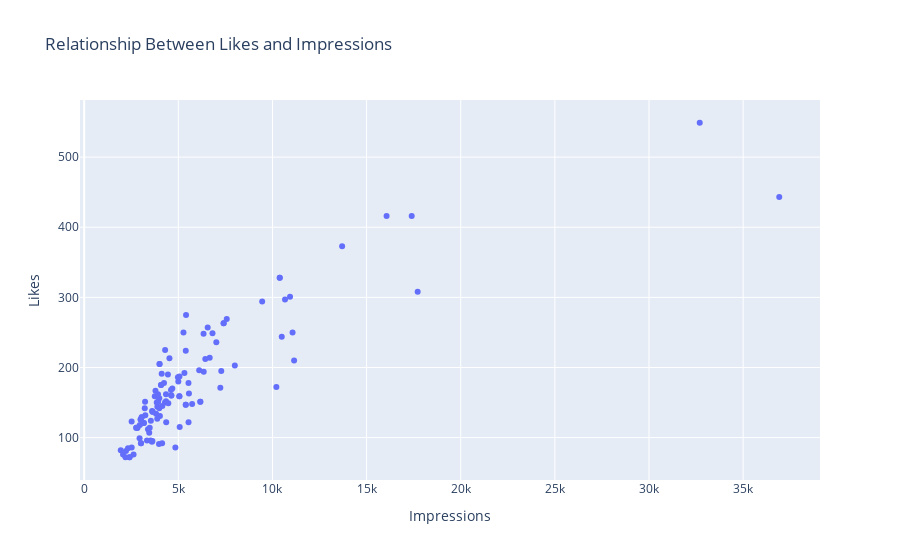

Notebook code for this chart:
### Code cell
px.scatter(x='Impressions' , y='Likes' , data_frame=df  ,title='Relationship Between Likes and Impressions')

### Figure 1 — Plotly figure (JSON) as saved in the notebook; plotly's stock layout.template omitted (floating-point values rounded to 4 significant figures)
{"data": [{"hovertemplate": "Impressions=%{x}<br>Likes=%{y}<extra></extra>", "legendgroup": "", "marker": {"color": "#636efa", "symbol": "circle"}, "mode": "markers", "name": "", "orientation": "v", "showlegend": false, "type": "scatter", "x": [3920, 5394, 4021, 4528, 2518, 3884, 2621, 3541, 3749, 4115, 2218, 3234, 4344, 3216, 9453, 5055, 4002, 3169, 6168, 2407, 2064, 3973, 7281, 3052, 4628, 4082, 5394, 2766, 3924, 3015, 6666, 3854, 4355, 4343, 6108, 2523, 2327, 3990, 2191, 1941, 16062, 4998, 4289, 3880, 3786, 4298, 3630, 2826, 7407, 10386, 2998, 7018, 2941, 6432, 10667, 3988, 4978, 3388, 4467, 3246, 5072, 6339, 4239, 3454, 7571, 3333, 3818, 10933, 5058, 3601, 3480, 3525, 3606, 5542, 6559, 3623, 10493, 4446, 2957, 5538, 4681, 5273, 5055, 4002, 3169, 6168, 2407, 3630, 2826, 7407, 10386, 2998, 3052, 4628, 4082, 5394, 2766, 3924, 3015, 5409, 5323, 8001, 4150, 4609, 6348, 11068, 7231, 17396, 6814, 17713, 5563, 4842, 11149, 10206, 13700, 5731, 4139, 32695, 36919], "xaxis": "x", "y": [162, 224, 131, 213, 123, 144, 76, 124, 159, 191, 81, 151, 162, 142, 294, 159, 205, 121, 151, 72, 76, 91, 195, 129, 160, 175, 147, 114, 151, 92, 214, 150, 122, 152, 196, 86, 85, 156, 72, 82, 416, 180, 150, 127, 167, 225, 137, 114, 263, 328, 126, 236, 99, 212, 297, 142, 186, 112, 149, 132, 115, 248, 178, 107, 269, 96, 134, 301, 187, 94, 114, 96, 138, 122, 257, 95, 244, 190, 118, 178, 170, 250, 159, 205, 121, 151, 72, 137, 114, 263, 328, 126, 129, 160, 175, 147, 114, 151, 92, 275, 192, 203, 145, 168, 194, 250, 171, 416, 249, 308, 163, 86, 210, 172, 373, 148, 92, 549, 443], "yaxis": "y"}], "layout": {"legend": {"tracegroupgap": 0}, "title": {"text": "Relationship Between Likes and Impressions"}, "xaxis": {"anchor": "y", "domain": [0, 1], "title": {"text": "Impressions"}}, "yaxis": {"anchor": "x", "domain": [0, 1], "title": {"text": "Likes"}}}}
